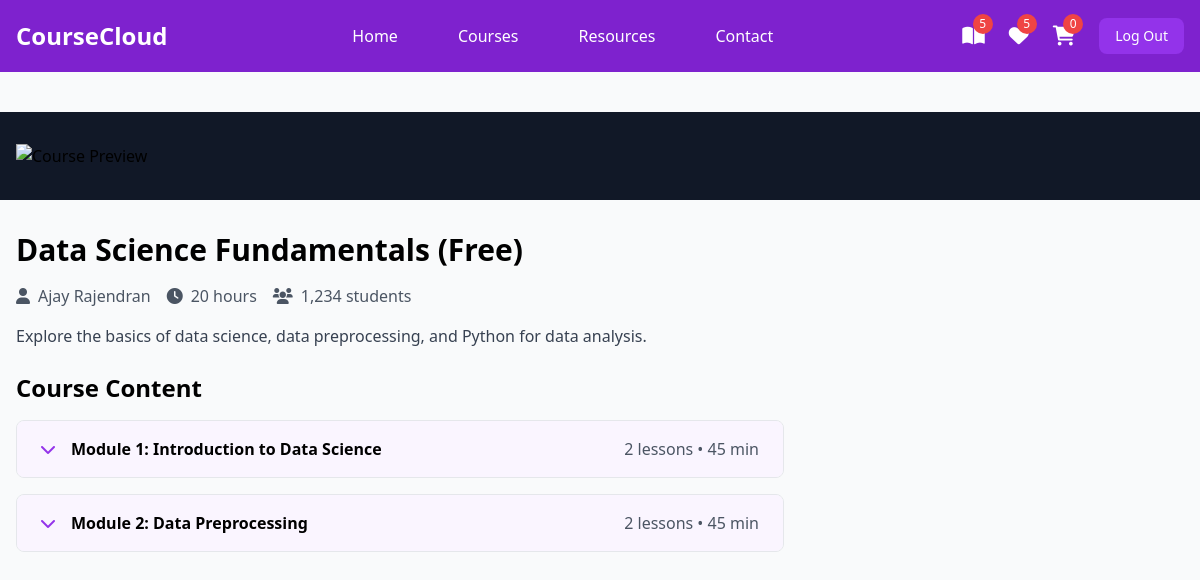
The app's page /student/courses/7/watch/ (signed in) with its own data.
### instructor/models.py (models this page shows, shortened)
class User(AbstractUser):
    ROLE_CHOICES =(
        ("instructor","Instructor"),
        ("student","Student")
    )
    role=models.CharField(max_length=20,choices=ROLE_CHOICES,default="student")

class Course(models.Model):
    title=models.CharField(max_length=200)
    description=models.TextField()
    price=models.DecimalField(decimal_places=2,max_digits=7)
    owner=models.ForeignKey(User,on_delete=models.SET_NULL,related_name="courses",null=True)
    is_free=models.BooleanField(default=False)
    picture=models.ImageField(upload_to="courseimages",null=True,blank=True,default="courseimages/default.png")
    thumbnail=EmbedVideoField()
    category_objects=models.ManyToManyField(Category)
    created_at=models.DateTimeField(auto_now_add=True)
    updated_at=models.DateTimeField(auto_now=True)

class Module(models.Model):
    title=models.CharField(max_length=200)
    course_object=models.ForeignKey(Course,on_delete=models.CASCADE,related_name="modules")
    order=models.PositiveIntegerField()

### student/views.py (the view)
# urls.py: path('courses/<int:pk>/watch/',views.LessonDetailView.as_view(),name="lesson-detail"),
@method_decorator(signin_required,name="dispatch")
class LessonDetailView(View):
    def get(self,request,*args,**kwargs):
        course_id=kwargs.get("pk")
        course_instance=Course.objects.get(id=course_id)
        purchased_courses = request.user.purchase.filter(is_paid = True).values_list("course_objects",flat=True)
        if course_instance.id not in purchased_courses:
            return redirect("index")
        query_params=request.GET
        module_id=query_params.get("module") if "module" in query_params else course_instance.modules.all().first().id
        module_instance=Module.objects.get(id=module_id,course_object=course_instance)
        lesson_id=query_params.get("lesson") if "lesson" in query_params else module_instance.lessons.all().first().id
        lesson_instance=Lesson.objects.get(id=lesson_id,module_object=module_instance)
        return render(request,"lesson_detail.html",{"course":course_instance,"lesson":lesson_instance})

### student/context_processors.py (called while the page is built)
def course_context(request):
    count=0
    if request.user.is_authenticated:
        orders=request.user.purchase.filter(is_paid=True)
        count = len([c for o in orders for c in o.course_objects.all()])
    return {"count":count}

### student/templates/lesson_detail.html (shortened to what this page needs)
{%extends 'base.html'%}
{%load embed_video_tags%}
{%block main_block%}
<div class="pt-10">
    <div class="bg-gray-900 w-full">
        <div class="max-w-screen-xl mx-auto px-4 py-8">
            <div class="aspect-w-16 aspect-h-9">
                <img src="" alt="Course Preview" class="w-full max-h-[600px] object-cover object-center">
            </div>
        </div>
    </div>
    <div class="max-w-screen-xl mx-auto px-4 py-8 grid grid-cols-1 lg:grid-cols-3 gap-8">
        <div class="lg:col-span-2">
            <h1 class="text-3xl font-bold mb-4">{{course.title}}</h1>
            <div class="flex items-center mb-4 text-gray-600">
                <span class="mr-4"><i class="fas fa-user mr-2"></i>{{course.owner.first_name}} {{course.owner.last_name}}</span>
                <span class="mr-4"><i class="fas fa-clock mr-2"></i>20 hours</span>
                <span><i class="fas fa-users mr-2"></i>1,234 students</span>
            </div>
            <p class="text-gray-700 mb-6">{{course.description}}</p>
            <div class="space-y-4">
                <h2 class="text-2xl font-bold mb-4">Course Content</h2>
                {%for module in course.modules.all%}
                <div class="border rounded-lg overflow-hidden">
                    <button class="w-full px-6 py-4 bg-purple-50 hover:bg-purple-100 flex items-center justify-between" onclick="toggleModule('module{{forloop.counter}}')">
                        <div class="flex items-center">
                            <i class="fas fa-chevron-down mr-4 text-purple-600"></i>
                            <span class="font-semibold">Module {{forloop.counter}}: {{module.title}}</span>
                        </div>
                        <span class="text-gray-600">{{module.lessons.all.count}} lessons • 45 min</span>
                    </button>
                </div>
                {%endfor%}
            </div>
        </div>
    </div>
</div>
{%endblock%}

### student/templates/base.html (shortened to what this page needs)
<!DOCTYPE html>
<html lang="en">
<head>
    <script src="https://cdn.tailwindcss.com"></script>
    <link href="https://cdnjs.cloudflare.com/ajax/libs/font-awesome/6.0.0/css/all.min.css" rel="stylesheet">
</head>
<body class="bg-gray-50">
    <nav class="bg-purple-700 fixed w-full z-20 top-0 left-0 sticky">
        <div class="max-w-screen-xl flex flex-wrap items-center justify-between mx-auto p-4">
            <a href="#" class="flex items-center">
                <span class="self-center text-2xl font-semibold text-white">CourseCloud</span>
            </a>
            <div class="items-center justify-between hidden w-full md:flex md:w-auto md:order-1">
                <ul class="flex flex-col p-4 md:p-0 mt-4 font-medium md:flex-row md:space-x-8 md:mt-0">
                    <li><a href="#" class="block py-2 pl-3 pr-4 text-white hover:text-purple-200">Home</a></li>
                    <li><a href="#" class="block py-2 pl-3 pr-4 text-white hover:text-purple-200">Courses</a></li>
                    <li><a href="#" class="block py-2 pl-3 pr-4 text-white hover:text-purple-200">Resources</a></li>
                    <li><a href="#" class="block py-2 pl-3 pr-4 text-white hover:text-purple-200">Contact</a></li>
                </ul>
            </div>
            <div class="flex items-center space-x-6 md:order-2">
                <div class="relative group">
                    <a href="{%url 'mycourses'%}" class="text-white hover:text-purple-200">
                        <i class="fas fa-book-open text-xl"></i>
                        <span class="absolute -top-2 -right-2 bg-red-500 text-white text-xs rounded-full h-5 w-5 flex items-center justify-center">{{count}}</span>
                    </a>
                </div>
                <div class="relative group">
                    <a href="#" class="text-white hover:text-purple-200">
                        <i class="fas fa-heart text-xl"></i>
                        <span class="absolute -top-2 -right-2 bg-red-500 text-white text-xs rounded-full h-5 w-5 flex items-center justify-center">5</span>
                    </a>
                </div>
                <div class="relative group">
                    <a href="{%url 'cart-summary'%}" class="text-white hover:text-purple-200">
                        <i class="fas fa-shopping-cart text-xl"></i>
                        <span class="absolute -top-2 -right-2 bg-red-500 text-white text-xs rounded-full h-5 w-5 flex items-center justify-center">{{request.user.basket.all.count}}</span>
                    </a>
                </div>
                <a href="{%url 'signout'%}"><button class="text-white bg-purple-600 hover:bg-purple-800 focus:ring-4 focus:outline-none focus:ring-purple-300 font-medium rounded-lg text-sm px-4 py-2 text-center">Log Out</button></a>
            </div>
        </div>
    </nav>
        {%block main_block%}
        {%endblock%}
</body>
</html>

### records on screen
User: user.basket.all.count "0"
Course: title "Data Science Fundamentals (Free)", owner.first_name "Ajay", owner.last_name "Rajendran", description "Explore the basics of data science, data preprocessing, and Python for data analysis."
Module: title "Introduction to Data Science", lessons.all.count "2"
Module: title "Data Preprocessing", lessons.all.count "2"

### other values on screen
{{ count }} "5"
